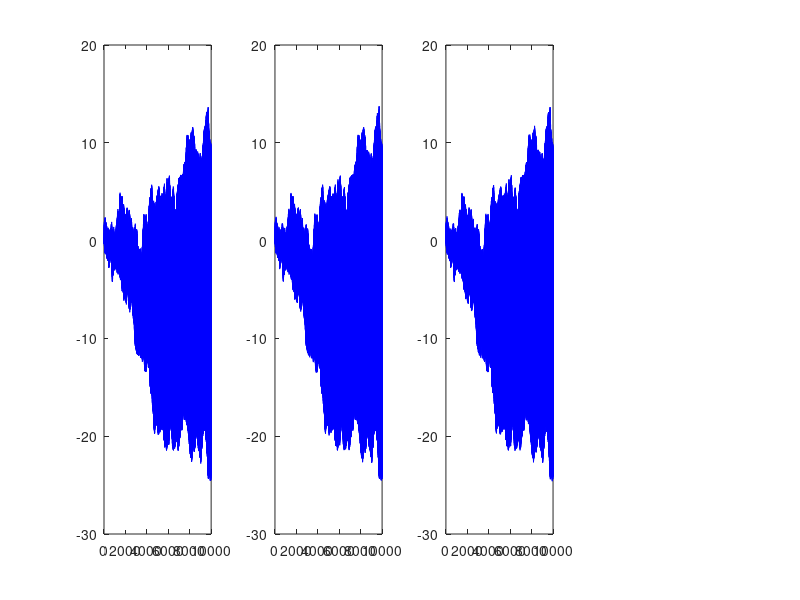

MATLAB code to generate this figure:
%% generate Autoregressive

clear all; clc;

%% configuration 1

N = 1e4;
M = 6;

% I = interaction matrix
I = zeros(M,M);

% I(i,j) significa che i causa j con intensità I(i,j) 

I(1,1) = 0.95;
I(2,2) = 0;
I(3,3) = 0.99;
I(4,4) = 0.98;
I(5,5) = 0;
I(6,6) = 0.81;

I(2,1) = -0.4;
I(3,2) = 0.4;

I(5,6) = 0.4;
I(6,5) = 0.4;


%% configuration 2

N = 1e4;
M = 3;

% I = interaction matrix
I = zeros(M,M);

% I(i,j) significa che i causa j con intensità I(i,j) 

I(1,1) = 0;
I(2,2) = 0;
I(3,3) = 0;

%% configuration 3

N = 1e4;
M = 3;

% I = interaction matrix
I = zeros(M,M);

% I(i,j) significa che i causa j con intensità I(i,j) 



%% configuration 4

N = 1e4;
M = 3;

% I = interaction matrix
I = zeros(M,M);

% I(i,j) significa che i causa j con intensità I(i,j) 


I(2,1) = 1;
I(3,2) = 1;


%% configuration 5

N = 1e4;
M = 3;

% I = interaction matrix
I = zeros(M,M);

% I(i,j) significa che i causa j con intensità I(i,j) 

I(2,1) = 1;
I(3,1) = 1;


%% configuration 6

N = 1e4;
M = 3;

% I = interaction matrix
I = zeros(M,M);

% I(i,j) significa che i causa j con intensità I(i,j) 

I(1,2) = 1;
I(2,1) = 1;

%% configuration 7

N = 1e4;
M = 3;

% I = interaction matrix
I = zeros(M,M);

% I(i,j) significa che i causa j con intensità I(i,j) 

I(1,3) = 1;
I(2,1) = 1;
I(3,2) = 1;


%% initialisation

X = randn(M,N)*0.1;

Xlabel = "x"+(1:M)';

t = 1:N;

%% simulation

for i = 2 : N

    X(:,i) = sum(I.*X(:,i-1),1)' + randn(M,1)*0.1; % sum(X,1) somma le colonne del vettore X

end

%% plot

figure(1)
clf
for i = 1 : M
    subplot(floor(M/2),floor(M/floor(M/2))+1,i)
    plot(X(i,:),'b')
end


%% SAVE
save('Autoregressive_v1.mat');


